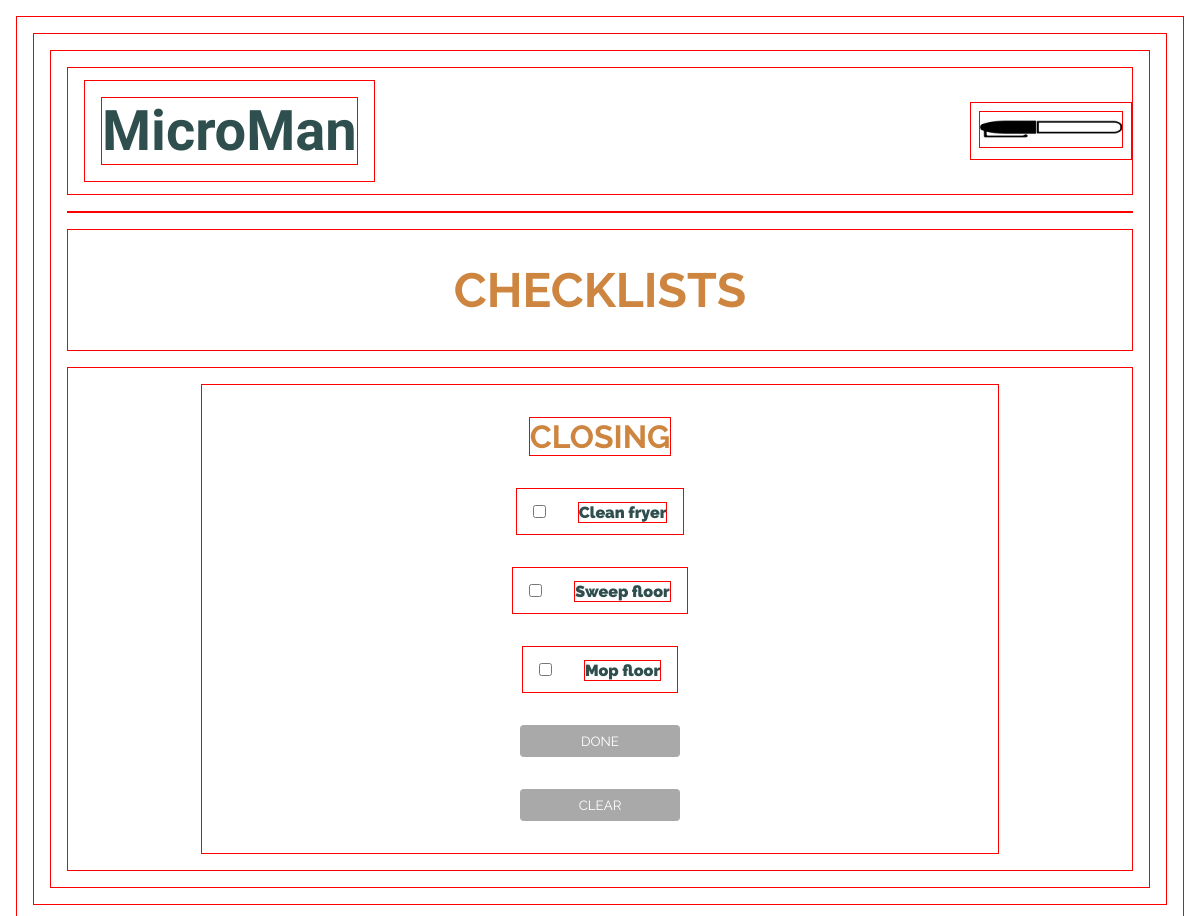
/checklist/closing/, run on the app's committed database.
### base/models.py (models this page shows, shortened)
class Task(models.Model):
  user = models.ForeignKey(CustomUser, related_name='task', on_delete=models.SET_NULL, null=True)
  shift_lists = (
    ('Opening', 'Opening'),
    ('Closing', 'Closing'),
    ('Mid', 'Mid')
  )
  shift = models.CharField(max_length=7, choices=shift_lists)
  name = models.CharField(max_length=200)
  checked = models.BooleanField(null=True)
  updated = models.DateTimeField(auto_now=True)
  created = models.DateTimeField(auto_now_add=True)

### base/views.py (the view)
# urls.py: path('checklist/closing/', views.closing, name='closing'),
def closing(request):
    tasks = Task.objects.all()
    context = {'tasks': tasks}
    return render(request, 'closing.html', context)

### templates/closing.html
{% extends 'main.html' %}
{% load static %}
{% block content %}
<h2 class='h2-header'>CHECKLISTS</h2>
<div id='checklists-container'>
  <div class='checklist-div'>
    <h2>CLOSING</h2>
    {% for task in tasks %}
      {% if task.shift == 'Closing' %}
    <p><input type="checkbox" id="{{ task.name }}" name="{{ task.name }}" value="{{ task.checked }}">
    <label for="{{ task.name }}">{{ task.name }}</label></p>
      {% endif %}
    {% endfor %}
    <button type='submit'>DONE</button><button type='submit'>CLEAR</button>
  </div>
</div>
{% endblock content %}

### static/base/styles.css (style rules this page uses)
* { margin: 0; padding: 0; box-sizing: border-box; margin: 1rem; border: 1px solid red; }
body { font-family: 'Raleway', sans-serif; background-color:white; color:darkslategray; font-weight: 900; }
.h2-header { font-size: 3rem; text-align: center; padding: 2rem; }
h2 { color:peru; font-size: 2rem; }
button { background-color: darkgray; color: white; font-family: 'Raleway', sans-serif; padding: .5rem; border: none; border-radius: .25rem; }
#checklists-container { display: flex; flex-direction: column; align-items: center; }
.checklist-div { width: 75%; display: flex; flex-direction: column; align-items: center; padding: 1rem; }
.checklist-div button { justify-content: center; width: 10rem; }

### data on the page
Task: name "Clean fryer"
Task: name "Sweep floor"
Task: name "Mop floor"
